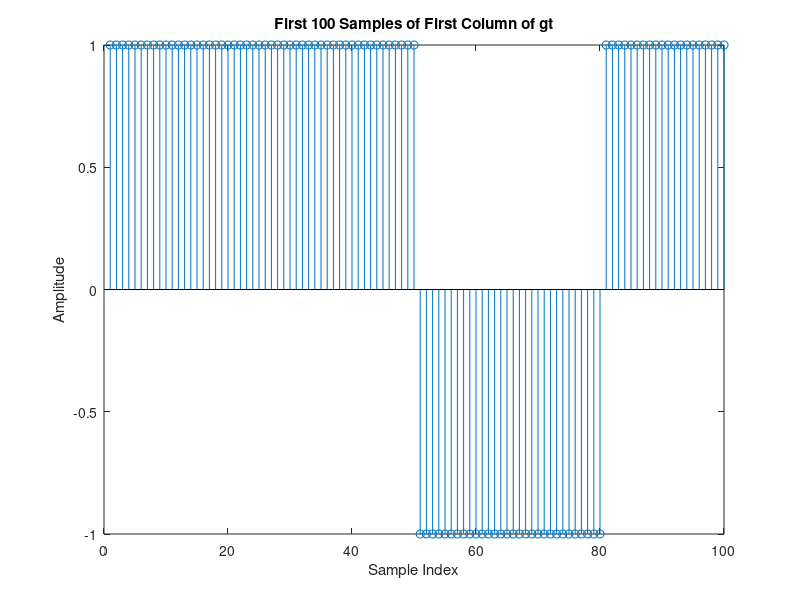
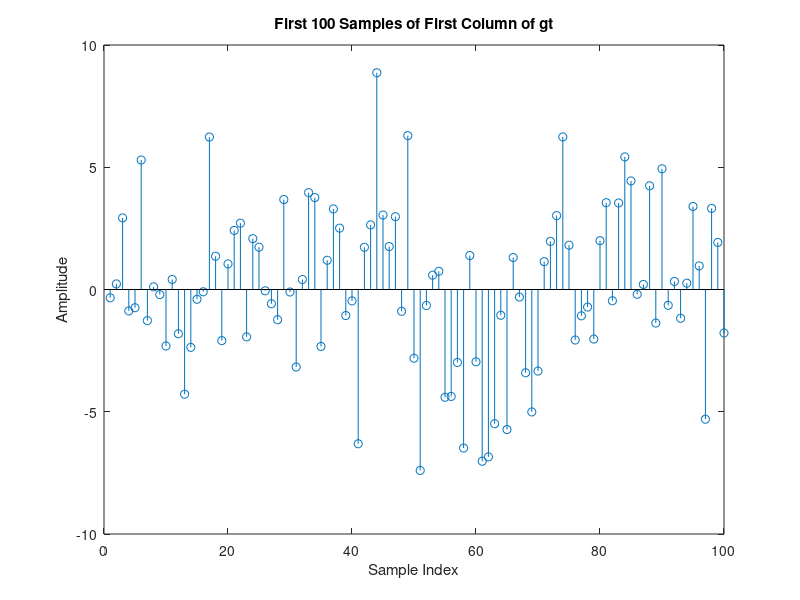
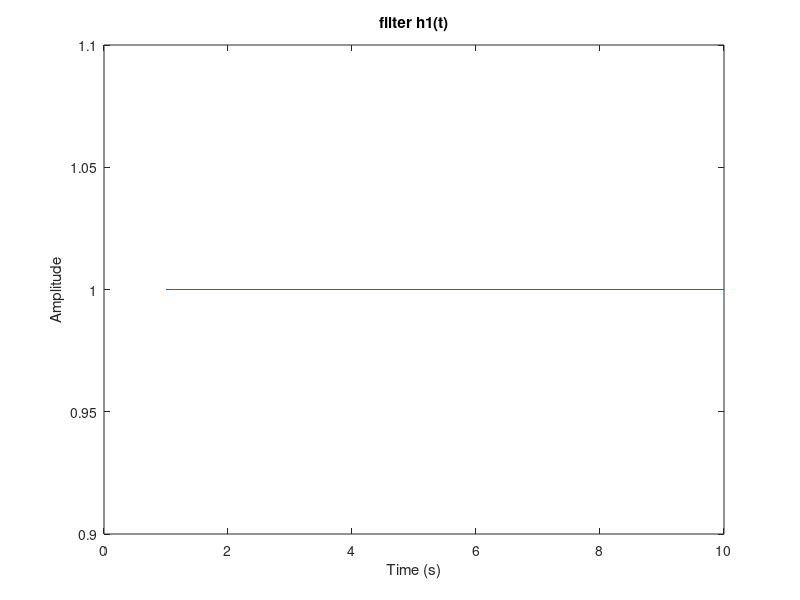
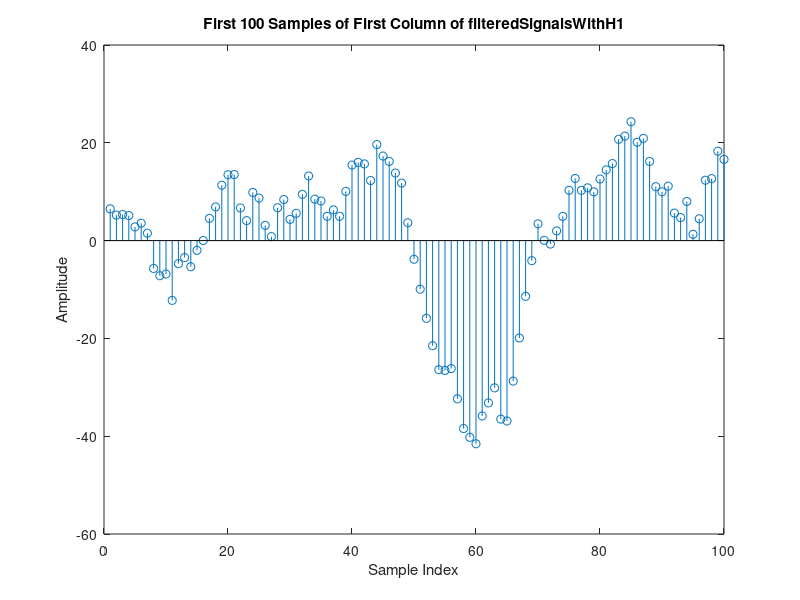

Write MATLAB code to recreate these figures, in order.
v1 = zeros(1, 10000);
 
idx = randperm(length(v1), 5000);
 

v1(idx) = 1;
 
gt = zeros(1, 100000);
 
for i = 1:length(v1)
    if v1(i) == 1
        gt(:, (i-1)*10+1:i*10) = 1;
    end
    if v1(i) == 0
        gt(:, (i-1)*10+1:i*10) = -1;
    end
end
figure;
stem(1:100, gt(1:100));
xlabel('Sample Index');
ylabel('Amplitude');
title('First 100 Samples of First Column of gt');
noisy_gt = zeros(length(gt),31);
i=1;
for snr=-10:1:20
     noisy_gt(:,i) = awgn(gt, snr, 'measured', 'dB');
     i = i +1 ;
end
figure;
stem(1:100, noisy_gt(1:100));
xlabel('Sample Index');
ylabel('Amplitude');
title('First 100 Samples of First Column of gt');
 
%% h1(t)
h_t_1 = ones(10,1);
% ploting the filter h(t)
figure;
plot(h_t_1);
xlabel('Time (s)');
ylabel('Amplitude');
title('filter h1(t)');

filteredSignalsWithH1 = zeros(length(gt), 31);
i=1;
for snr=-10:1:20
      filteredSignalsWithH1(:,i) =conv(noisy_gt(:,i),h_t_1, 'same');
      i=i+1;
end
% ploting the filtered signal with h1(t)
figure;
stem(1:100, filteredSignalsWithH1(1:100,1));
xlabel('Sample Index');
ylabel('Amplitude');
title('First 100 Samples of First Column of filteredSignalsWithH1');


%% h2(t)
h_t_2 = zeros(10,1);
h_t_2(5) =1;
% ploting the filter h2(t)
figure;
plot(h_t_2);
xlabel('Time (s)');
ylabel('Amplitude');
title('filter h2(t)');

filteredSignalsWithH2 = zeros(length(gt), 31);
i=1;
for snr=-10:1:20
     filteredSignalsWithH2(:,i) =conv(noisy_gt(:,i),h_t_2, 'same');
     i=i+1;
end

% ploting the filtered signal with h2(t)
figure;
stem(1:100, filteredSignalsWithH2(1:100,1));
xlabel('Sample Index');
ylabel('Amplitude');
title('First 100 Samples of First Column of filteredSignalsWithH2');

T = 10;
A=1/10;
t = linspace(0, 1, 10);
%% h3(t)
h_t_3 = zeros(1,10);
% y = mx +c 
% slope r(3)/10
for i = 0:9
    h_t_3(i+1) = sqrt(3)*i/T;
end
figure;
plot(t,h_t_3)
xlabel('Time (s)')
ylabel('Amplitude')
title('filter h3(t)')

%b_3 =conv(g,noisy_gt(:,1));
filteredSignalsWithH3 = zeros(length(gt), 31);
i=1;
for snr=-10:1:20
      filteredSignalsWithH3(:,i) =conv(noisy_gt(:,i),h_t_3, 'same');
      i=i+1;
end
% ploting the filtered signal with h3(t)
figure;
stem(1:100, filteredSignalsWithH3(1:100,1));
xlabel('Sample Index');
ylabel('Amplitude');
title('First 100 Samples of First Column of filteredSignalsWithH3');

%%sampling
%fs = 10; % sampling frequency of x
%T = 1/fs; % sampling period of x
%n = fs/100; % downsampling factor
%y = downsample(x, n); % sample x at T
sampledSignalWithH1 = zeros(length(gt)/10, 31);
i=1;
for snr=-10:1:20
      ss =filteredSignalsWithH1(:,i);
      sampledSignalWithH1(:,i) =ss(5:10:end);
      i=i+1;
end
sampledSignalWithH2 = zeros(length(gt)/10, 31);
i=1;
for snr=-10:1:20
      ss =filteredSignalsWithH2(:,i);
      sampledSignalWithH2(:,i) =ss(5:10:end);
      i=i+1;
end
sampledSignalWithH3 = zeros(length(gt)/10, 31);
i=1;
for snr=-10:1:20
     ss =filteredSignalsWithH3(:,i);
     sampledSignalWithH3(:,i) =ss(5:10:end);
     i=i+1;
end
 
%%
threshold=0;
snr = -10:1:20;
decoded_signalWithH1 = zeros(length(gt)/10, length(snr));
decoded_signalWithH2 = zeros(length(gt)/10, length(snr));
decoded_signalWithH3 = zeros(length(gt)/10, length(snr));
for i = 1:length(snr)
     decoded_signalWithH1(:,i) = (sampledSignalWithH1(:,i) > threshold);
     decoded_signalWithH2(:,i) = (sampledSignalWithH2(:,i) > threshold);
     decoded_signalWithH3(:,i) = (sampledSignalWithH3(:,i) > threshold);
end
 
n = length(gt)/10;
 
T = 10;
A=1/10;
theoreticalBER = zeros(31);
for i = 1:length(snr)
    s = 10^(snr(i)/10);
    theoreticalBER(i) = 0.5*erfc(sqrt(s));
end
simulatedBERWithH1 = zeros(length(snr),1);
simulatedBERWithH2 = zeros(length(snr),1);
simulatedBERWithH3 = zeros(length(snr),1);
for i = 1:length(snr)
    
        decodedSignal = decoded_signalWithH1(:,i);
        errors = sum(xor(decodedSignal', v1));
        simulatedBERWithH1(i,1) = errors/n;
        
        decodedSignal = decoded_signalWithH2(:,i);
        errors = sum(xor(decodedSignal', v1));
        simulatedBERWithH2(i,1) = errors/n;
        
        decodedSignal = decoded_signalWithH3(:,i);
        errors = sum(xor(decodedSignal', v1));
        simulatedBERWithH3(i,1) = errors/n;
end

% calculate the theoritical BER
% A=1;
% T=1;
% clculate the BER for h1
theoreticalBERWithH1 = zeros(31);
for i = 1:length(snr)
    s = 10^(snr(i)/10);
    theoreticalBERWithH1(i) = 0.5*erfc(sqrt(s));
end

% plot the BER
figure;
semilogy(snr, theoreticalBERWithH1, 'b-o')
hold on
semilogy(snr, simulatedBERWithH1(:,1), 'r-o')
hold off
xlabel('SNR')
ylabel('BER')
legend('theoreticalBERWithH1','simulatedBERWithH1')
title('BER for h1(t)')

% clculate the BER for h2
theoreticalBERWithH2 = zeros(31);
for i = 1:length(snr)
    s = 10^(snr(i)/10);
    theoreticalBERWithH2(i) = 0.5*erfc(A*sqrt(s));
end

% plot the BER
figure;
semilogy(snr, theoreticalBERWithH2, 'b-o')
hold on
semilogy(snr, simulatedBERWithH2(:,1), 'r-o')
hold off
xlabel('SNR')
ylabel('BER')
legend('theoreticalBERWithH2','simulatedBERWithH2')
title('BER for h2(t)')

% clculate the BER for h3
theoreticalBERWithH3 = zeros(31);
for i = 1:length(snr)
    s = 10^(snr(i)/10);
    theoreticalBERWithH3(i) = 0.5*erfc((sqrt(3)/2)*A*(T^2)*sqrt(s)/sqrt(T^3));
end

% plot the BER
figure;
semilogy(snr, theoreticalBERWithH3, 'b-o')
hold on
semilogy(snr, simulatedBERWithH3(:,1), 'r-o')
hold off
xlabel('SNR')
ylabel('BER')
legend('theoreticalBERWithH3','simulatedBERWithH3')
title('BER for h3(t)')



figure;
subplot(2,2,1)
semilogy(snr, theoreticalBER, 'b-o')
xlabel('SNR')
ylabel('BER')
title('TheoreticalBER')
 
subplot(2,2,2)
semilogy(snr, simulatedBERWithH1(:,1), 'r-o')
xlabel('SNR')
ylabel('BER')
title('simulatedBERWithH1')
 
subplot(2,2,3)
semilogy(snr, simulatedBERWithH2(:,1), 'g-o')
xlabel('SNR')
ylabel('BER')
title('simulatedBERWithH2')
 
subplot(2,2,4)
semilogy(snr, simulatedBERWithH3(:,1), 'y-o')
xlabel('SNR')
ylabel('BER')
title('simulatedBERWithH3')

% plot the theoretical BER vs simulated BER for all the filters
figure
semilogy(snr, theoreticalBERWithH1, 'b-o')
hold on
semilogy(snr, simulatedBERWithH1(:,1), 'r-o');
semilogy(snr, theoreticalBERWithH2, 'g-o');
semilogy(snr, simulatedBERWithH2(:,1), 'y-o');
semilogy(snr, theoreticalBERWithH3, 'm-o');
semilogy(snr, simulatedBERWithH3(:,1), 'c-o');

hold off
xlabel('SNR')
ylabel('BER')
legend('theoreticalBERWithH1','simulatedBERWithH1','theoreticalBERWithH2','simulatedBERWithH2','theoreticalBERWithH3','simulatedBERWithH3')
title('BER for all the filters')
